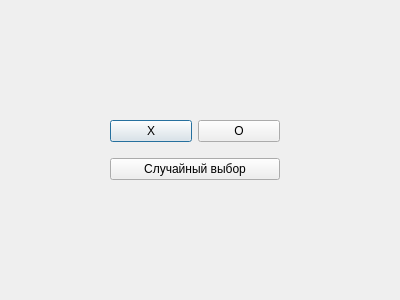
<?xml version="1.0" encoding="UTF-8"?>
<ui version="4.0">
 <class>secondwindow</class>
 <widget class="QDialog" name="secondwindow">
  <property name="geometry">
   <rect>
    <x>0</x>
    <y>0</y>
    <width>400</width>
    <height>300</height>
   </rect>
  </property>
  <property name="windowTitle">
   <string>Dialog</string>
  </property>
  <widget class="QWidget" name="verticalLayoutWidget">
   <property name="geometry">
    <rect>
     <x>110</x>
     <y>110</y>
     <width>170</width>
     <height>80</height>
    </rect>
   </property>
   <layout class="QVBoxLayout" name="verticalLayout">
    <item>
     <layout class="QHBoxLayout" name="horizontalLayout">
      <item>
       <widget class="QPushButton" name="pushButton">
        <property name="text">
         <string>X</string>
        </property>
       </widget>
      </item>
      <item>
       <widget class="QPushButton" name="pushButton_2">
        <property name="text">
         <string>O</string>
        </property>
       </widget>
      </item>
     </layout>
    </item>
    <item>
     <widget class="QPushButton" name="pushButton_3">
      <property name="text">
       <string>Случайный выбор</string>
      </property>
     </widget>
    </item>
   </layout>
  </widget>
 </widget>
 <resources/>
 <connections/>
</ui>
